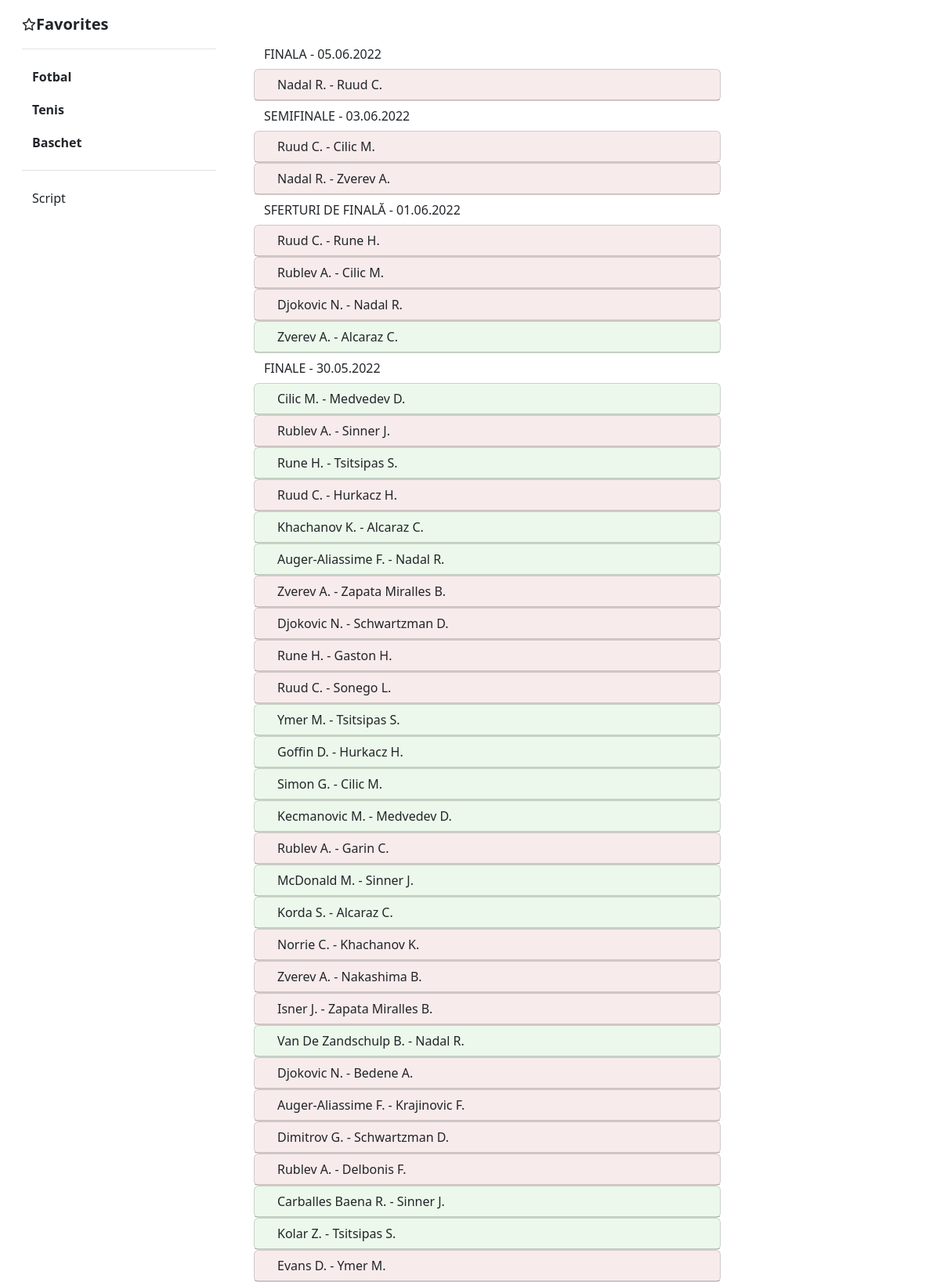
Screenshot of /french_open (upper part) with the database file from the repository.
### data/models.py (models this page shows, shortened)
class Tennis(models.Model):
    liga = models.CharField(max_length=50)
    runda = models.CharField(max_length=3)
    data = models.CharField(max_length=50)
    participant1 = models.CharField(max_length=50)
    participant2 = models.CharField(max_length=50)
    scor = models.CharField(max_length=5)
    rezultat = models.CharField(max_length=50)
    bookmaker_odds = models.ManyToManyField(Bookmakers, default=0)
    favorita = models.CharField(max_length=50)

### data/views.py (the view)
# urls.py: path('french_open', views.tenis_french_open, name='french_open'),
def tenis_french_open(request):
    french_open = Tennis.objects.filter(liga__icontains='FRENCH OPEN').order_by(-F('runda'))
    context = {
        'tennis': french_open,
    }
    return render(request, 'data/tennis.html', context)

### data/templates/data/tennis.html (shortened to what this page needs)
{% extends 'data/base.html' %}
{% block body %}
    {% for game in tennis %}
        {% ifchanged game.runda %}
          <div >
            <h5 class="mb-0">
                <button class="btn btn-link collapsed link-dark text-decoration-none">
                    {{ game.runda }} - {{ game.data }}
                </button>
            </h5>
          </div>
        {% endifchanged %}
        <div id="accordion">
          <div class="card wid{% if game.favorita == game.rezultat %} bg-fav{% elif game.favorita != game.rezultat and game.rezultat != 'Egal' %} bg-red{% elif game.rezultat == 'Egal' %} bg-egal{% endif %}">
            <div class="card-header" id="heading{{ game.id }}">
              <h5 class="mb-0">
                <button class="btn btn-link collapsed link-dark text-decoration-none" data-bs-toggle="collapse" data-bs-target="#collapse{{ game.id }}" aria-expanded="false" aria-controls="collapse{{ game.id }}">
                    {{ game.participant1 }} - {{ game.participant2 }}
                </button>
              </h5>
            </div>
          </div>
        </div>
    {% endfor %}
{% endblock %}

### data/static/data/style.css (style rules this page uses)
.wid { width: 70%; --bs-card-cap-padding-y: 0!important; }
.bg-fav { --bs-card-bg: #f3fff2!important; }
.bg-red { --bs-card-bg: #fff2f2!important; }

### rows the page displays
Tennis: runda "FINALA", data "05.06.2022", participant1 "Nadal R.", participant2 "Ruud C."
Tennis: runda "SEMIFINALE", data "03.06.2022", participant1 "Ruud C.", participant2 "Cilic M."
Tennis: participant1 "Nadal R.", participant2 "Zverev A."
Tennis: runda "SFERTURI DE FINALĂ", data "01.06.2022", participant1 "Ruud C.", participant2 "Rune H."
Tennis: participant1 "Rublev A.", participant2 "Cilic M."
Tennis: participant1 "Djokovic N.", participant2 "Nadal R."
Tennis: participant1 "Zverev A.", participant2 "Alcaraz C."
Tennis: runda "FINALE", data "30.05.2022", participant1 "Cilic M.", participant2 "Medvedev D."
Tennis: participant1 "Rublev A.", participant2 "Sinner J."
Tennis: participant1 "Rune H.", participant2 "Tsitsipas S."
Tennis: participant1 "Ruud C.", participant2 "Hurkacz H."
Tennis: participant1 "Khachanov K.", participant2 "Alcaraz C."
Tennis: participant1 "Auger-Aliassime F.", participant2 "Nadal R."
Tennis: participant1 "Zverev A.", participant2 "Zapata Miralles B."
Tennis: participant1 "Djokovic N.", participant2 "Schwartzman D."
Tennis: participant1 "Rune H.", participant2 "Gaston H."
Tennis: participant1 "Ruud C.", participant2 "Sonego L."
Tennis: participant1 "Ymer M.", participant2 "Tsitsipas S."
Tennis: participant1 "Goffin D.", participant2 "Hurkacz H."
Tennis: participant1 "Simon G.", participant2 "Cilic M."
Tennis: participant1 "Kecmanovic M.", participant2 "Medvedev D."
Tennis: participant1 "Rublev A.", participant2 "Garin C."
Tennis: participant1 "McDonald M.", participant2 "Sinner J."
Tennis: participant1 "Korda S.", participant2 "Alcaraz C."
Tennis: participant1 "Norrie C.", participant2 "Khachanov K."
Tennis: participant1 "Zverev A.", participant2 "Nakashima B."
Tennis: participant1 "Isner J.", participant2 "Zapata Miralles B."
Tennis: participant1 "Van De Zandschulp B.", participant2 "Nadal R."
Tennis: participant1 "Djokovic N.", participant2 "Bedene A."
Tennis: participant1 "Auger-Aliassime F.", participant2 "Krajinovic F."
Tennis: participant1 "Dimitrov G.", participant2 "Schwartzman D."
Tennis: participant1 "Rublev A.", participant2 "Delbonis F."
Tennis: participant1 "Carballes Baena R.", participant2 "Sinner J."
Tennis: participant1 "Kolar Z.", participant2 "Tsitsipas S."
Tennis: participant1 "Evans D.", participant2 "Ymer M."
